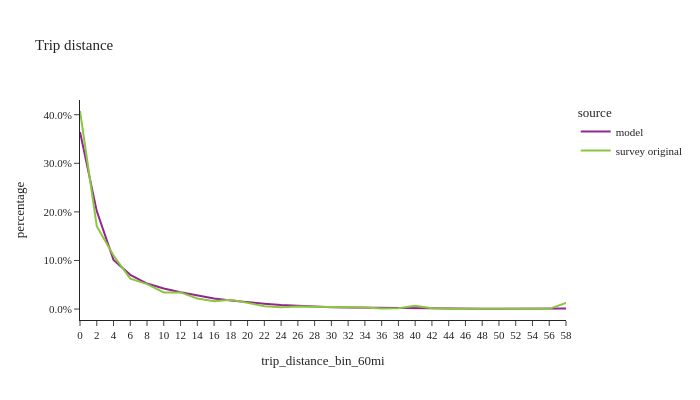

Notebook code cell kept with this figure:
### Code cell
df_plot = trip_data.loc[trip_data['trip_distance_bin_60mi'].notna()].groupby(['source','trip_distance_bin_60mi'])['trip_weight'].sum().reset_index()
df_plot['percentage'] = df_plot.groupby(['source'], group_keys=False)['trip_weight']. \
    apply(lambda x: x / float(x.sum()))

fig2 = px.line(df_plot, x='trip_distance_bin_60mi', y="percentage", color="source", title="Trip distance")
fig2.for_each_annotation(lambda a: a.update(text = a.text.split("=")[-1]))
fig2.update_layout(height=400, width=700, font=dict(size=11), yaxis=dict(tickformat=".1%"))
fig2.show()

### Figure 1 — Plotly figure (JSON) as saved in the notebook; plotly's stock layout.template omitted (floating-point values rounded to 4 significant figures)
{"data": [{"hovertemplate": "source=model<br>trip_distance_bin_60mi=%{x}<br>percentage=%{y}<extra></extra>", "legendgroup": "model", "line": {"color": "#91268F", "dash": "solid"}, "marker": {"symbol": "circle"}, "mode": "lines", "name": "model", "orientation": "v", "showlegend": true, "type": "scatter", "x": ["0", "2", "4", "6", "8", "10", "12", "14", "16", "18", "20", "22", "24", "26", "28", "30", "32", "34", "36", "38", "40", "42", "44", "46", "48", "50", "52", "54", "56", "58"], "xaxis": "x", "y": [0.3645, 0.2016, 0.1012, 0.0705, 0.05259, 0.04245, 0.03465, 0.02805, 0.02164, 0.01748, 0.0139, 0.01113, 0.008414, 0.006555, 0.00508, 0.003937, 0.003036, 0.00253, 0.002047, 0.00175, 0.001468, 0.001134, 0.0008571, 0.0006893, 0.0005424, 0.0004045, 0.0003179, 0.0002167, 0.0001665, 0.001128], "yaxis": "y"}, {"hovertemplate": "source=survey original<br>trip_distance_bin_60mi=%{x}<br>percentage=%{y}<extra></extra>", "legendgroup": "survey original", "line": {"color": "#8CC63E", "dash": "solid"}, "marker": {"symbol": "circle"}, "mode": "lines", "name": "survey original", "orientation": "v", "showlegend": true, "type": "scatter", "x": ["0", "2", "4", "6", "8", "10", "12", "14", "16", "18", "20", "22", "24", "26", "28", "30", "32", "34", "36", "38", "40", "42", "44", "46", "48", "50", "52", "54", "56", "58"], "xaxis": "x", "y": [0.4076, 0.1706, 0.1102, 0.0626, 0.05139, 0.03415, 0.0343, 0.02183, 0.01615, 0.01903, 0.01274, 0.005878, 0.003654, 0.005131, 0.004794, 0.004486, 0.002941, 0.003243, 0.001386, 0.001588, 0.007069, 0.00194, 0.0008001, 0.0006084, 0.0005791, 0.001343, 0.0001468, 0.0003863, 0.0004665, 0.01287], "yaxis": "y"}], "layout": {"font": {"size": 11}, "height": 400, "legend": {"title": {"text": "source"}, "tracegroupgap": 0}, "title": {"text": "Trip distance"}, "width": 700, "xaxis": {"anchor": "y", "domain": [0.0, 1.0], "title": {"text": "trip_distance_bin_60mi"}}, "yaxis": {"anchor": "x", "domain": [0.0, 1.0], "tickformat": ".1%", "title": {"text": "percentage"}}}}
